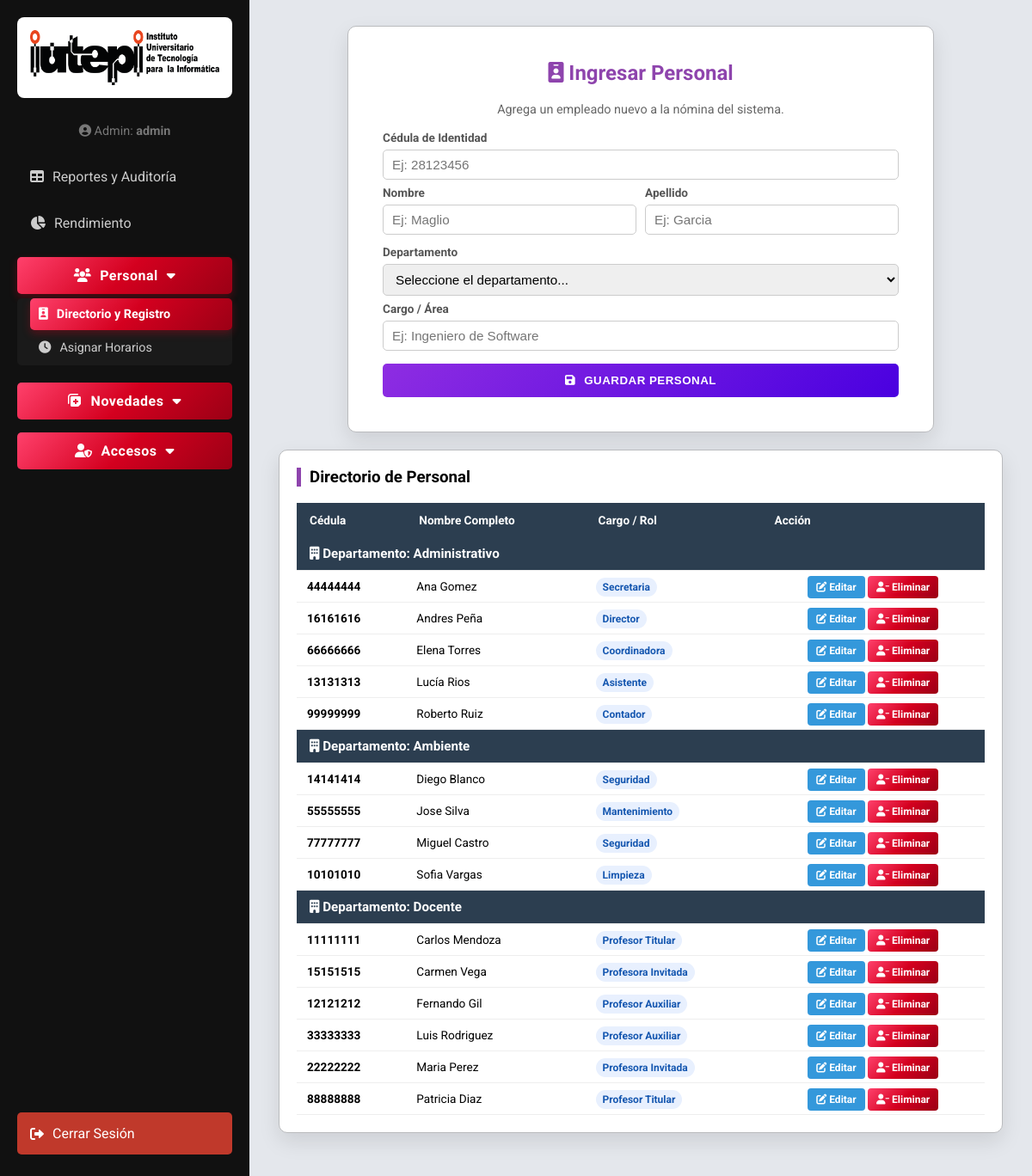
Screenshot of /registrar_personal (signed in) with the database file from the repository.
### tables this page shows
CREATE TABLE personal (id INTEGER PRIMARY KEY AUTOINCREMENT, cedula TEXT, nombre TEXT, departamento TEXT, cargo TEXT);

### app.py (the view, shortened to what this page needs)
@app.route('/registrar_personal', methods=['GET', 'POST'])
def registrar_personal():
    if 'usuario' not in session: return redirect(url_for('login'))
    mensaje, tipo_mensaje = "", ""
    if request.args.get('msg') == 'editado': mensaje, tipo_mensaje = "Datos actualizados exitosamente.", "success"
    elif request.args.get('msg') == 'error_cedula': mensaje, tipo_mensaje = "La cédula ya pertenece a otro empleado.", "error"
    elif request.args.get('msg') == 'error_nombre': mensaje, tipo_mensaje = "Ese Nombre y Apellido exactos ya existen.", "error"
    conn = get_db_connection()
    cursor = conn.cursor()
    cursor.execute("SELECT * FROM personal ORDER BY departamento ASC, nombre ASC")
    personal_list = [dict(r) for r in cursor.fetchall()]
    personal_agrupado = {}
    for p in personal_list:
        dep = p['departamento']
        if dep not in personal_agrupado: personal_agrupado[dep] = []
        personal_agrupado[dep].append(p)
    conn.close()
    return render_template('registrar_personal.html', mensaje=mensaje, tipo_mensaje=tipo_mensaje, usuario_actual=session['usuario'], personal_agrupado=personal_agrupado)

### app.py (called while the page is built)
def get_db_connection():
    conn = sqlite3.connect(DB_PATH)
    conn.row_factory = sqlite3.Row
    return conn

@app.before_request
def make_session_permanent():
    session.permanent = True

### templates/registrar_personal.html (shortened to what this page needs)
<!DOCTYPE html>
<html lang="es">
<head>
    <link rel="stylesheet" href="https://cdnjs.cloudflare.com/ajax/libs/font-awesome/6.0.0/css/all.min.css">
    <link rel="stylesheet" href="{{ url_for('static', filename='css/style.css') }}">
</head>
<body class="dashboard-bg">
    <div class="sidebar">
        <div class="logo-box"><img src="{{ url_for('static', filename='img/IUTEPI Logo.png') }}" alt="IUTEPI"></div>
        <div style="margin-bottom: 20px; text-align: center; color: #777; font-size: 0.9rem;">
            <i class="fas fa-user-circle"></i> Admin: <strong>{{ usuario_actual }}</strong>
        </div>
        <a href="/admin_panel" class="menu-btn"><i class="fas fa-table"></i> Reportes y Auditoría</a>
        <a href="/rendimiento" class="menu-btn"><i class="fas fa-chart-pie"></i> Rendimiento</a>
        <button class="dropdown-btn active"><i class="fas fa-users"></i> Personal <i class="fas fa-caret-down"></i></button>
        <div class="dropdown-container" style="display: block;">
            <a href="/registrar_personal" class="menu-btn active"><i class="fas fa-id-badge"></i> Directorio y Registro</a>
            <a href="/gestionar_horarios" class="menu-btn"><i class="fas fa-clock"></i> Asignar Horarios</a>
        </div>
        <button class="dropdown-btn"><i class="fas fa-notes-medical"></i> Novedades <i class="fas fa-caret-down"></i></button>
        <button class="dropdown-btn"><i class="fas fa-user-shield"></i> Accesos <i class="fas fa-caret-down"></i></button>
        <a href="/logout" class="menu-btn" style="margin-top:auto; background:#c0392b; color:white;"><i class="fas fa-sign-out-alt"></i> Cerrar Sesión</a>
    </div>
    <div class="main-center">
        <div class="card card-form">
            <h2 style="color:#8e44ad; margin-top:0; text-align:center;"><i class="fas fa-id-badge"></i> Ingresar Personal</h2>
            <p style="text-align:center; color:#666; font-size:0.9rem;">Agrega un empleado nuevo a la nómina del sistema.</p>
            <form method="POST" id="form-personal" novalidate>
                <label style="font-size:0.85rem; font-weight:bold; color:#555;">Cédula de Identidad</label>
                <input type="text" name="cedula" id="input_cedula" placeholder="Ej: 28123456"
                       oninput="this.value = this.value.replace(/[^0-9]/g, '').slice(0, 8)">
                <div class="form-row">
                    <div class="col">
                        <label style="font-size:0.85rem; font-weight:bold; color:#555;">Nombre</label>
                        <input type="text" name="nombre" id="input_nombre" placeholder="Ej: Maglio"
                               oninput="this.value = this.value.replace(/[^a-zA-ZáéíóúÁÉÍÓÚñÑ ]/g, '').slice(0, 15)">
                    </div>
                    <div class="col">
                        <label style="font-size:0.85rem; font-weight:bold; color:#555;">Apellido</label>
                        <input type="text" name="apellido" id="input_apellido" placeholder="Ej: Garcia"
                               oninput="this.value = this.value.replace(/[^a-zA-ZáéíóúÁÉÍÓÚñÑ ]/g, '').slice(0, 15)">
                    </div>
                </div>
                <label style="font-size:0.85rem; font-weight:bold; color:#555;">Departamento</label>
                <select name="departamento" id="input_depto">
                    <option value="" disabled selected>Seleccione el departamento...</option>
                </select>
                <label style="font-size:0.85rem; font-weight:bold; color:#555;">Cargo / Área</label>
                <input type="text" name="cargo" id="input_cargo" placeholder="Ej: Ingeniero de Software"
                       oninput="this.value = this.value.replace(/[^a-zA-ZáéíóúÁÉÍÓÚñÑ ]/g, '').slice(0, 25)">
                <button type="submit" class="btn-purple"><i class="fas fa-save"></i> GUARDAR PERSONAL</button>
            </form>
        </div>
        <div class="card" style="width: 100%; max-width: 800px;">
            <h3 style="margin-top:0; border-left: 5px solid #8e44ad; padding-left: 10px;">Directorio de Personal</h3>
            <table>
                <thead>
                    <tr><th>Cédula</th><th>Nombre Completo</th><th>Cargo / Rol</th><th>Acción</th></tr>
                </thead>
                <tbody>
                    {% if personal_agrupado %}
                        {% for depto, lista_empleados in personal_agrupado.items() %}
                            <tr style="background-color: #2c3e50; color: white;">
                                <td colspan="4" style="font-weight: bold; font-size: 0.95rem; padding: 10px 15px;">
                                    <i class="fas fa-building"></i> Departamento: {{ depto }}
                                </td>
                            </tr>
                            {% for p in lista_empleados %}
                            <tr>
                                <td style="font-weight:bold;">{{ p.cedula }}</td>
                                <td>{{ p.nombre }}</td>
                                <td><span class="cargo-tag">{{ p.cargo }}</span></td>
                                <td style="text-align:center;">
                                    <a href="/editar_personal/{{ p.id }}" class="btn-delete-small badge bg-blue" style="text-decoration:none; margin-right: 5px;"><i class="fas fa-edit"></i> Editar</a>
                                    <a href="#" class="btn-delete-small badge bg-red" style="text-decoration:none;"
                                       onclick="confirmarEliminacion(event, '/eliminar_personal/{{ p.id }}', '{{ p.nombre }}')">
                                       <i class="fas fa-user-minus"></i> Eliminar
                                    </a>
                                </td>
                            </tr>
                            {% endfor %}
                        {% endfor %}
                    {% else %}
                        <tr><td colspan="4" style="text-align:center; padding: 20px;">No hay personal registrado en la base de datos.</td></tr>
                    {% endif %}
                </tbody>
            </table>
        </div>
    </div>
</body>
</html>

### static/css/style.css (style rules this page uses)
:root { --red: #D4001F; --red-grad: linear-gradient(135deg, #ff416c 0%, #D4001F 50%, #9b0015 100%); --green-grad: linear-gradient(135deg, #11998e 0%, #27ae60 100%); --purple-grad: linear-gradient(135deg, #8e2de2 0%, #4a00e0 100%); --blue-grad: linear-gradient(135deg, #00c6ff 0%, #0072ff 100%); --orange-grad: linear-gradient(135deg, #f39c12 0%, #d35400 100%); --dark: #111; }
body { font-family: 'Roboto', sans-serif; margin: 0; }
.dashboard-bg { background: #e4e7ec; display: flex; height: 100vh; overflow: hidden; }
.sidebar { width: 250px; background: var(--dark); color: white; padding: 20px; display: flex; flex-direction: column; overflow-y: auto; }
.logo-box { background: white; padding: 15px; border-radius: 8px; margin-bottom: 30px; text-align: center; }
.logo-box img { width: 100%; height: auto; display: block; }
.menu-btn { color: #ccc; text-decoration: none; display: block; padding: 15px; border-radius: 5px; margin-bottom: 5px; transition: 0.3s; display: flex; align-items: center; gap: 10px; }
.menu-btn:hover, .menu-btn.active { background: var(--red-grad); color: white; font-weight: bold; box-shadow: 0 4px 10px rgba(212, 0, 31, 0.3); }
.dropdown-btn { color: #ccc; text-decoration: none; padding: 15px; border-radius: 5px; margin-bottom: 5px; transition: 0.3s; display: flex; align-items: center; justify-content: space-between; gap: 10px; background: none; border: none; width: 100%; font-size: 1rem; cursor: pointer; font-family: inherit; }
.dropdown-btn:hover, .dropdown-btn.active { background: var(--red-grad); color: white; font-weight: bold; box-shadow: 0 4px 10px rgba(212, 0, 31, 0.3); }
.dropdown-container { display: none; background-color: #1a1a1a; padding-left: 15px; border-radius: 5px; margin-bottom: 10px; }
.dropdown-container .menu-btn { padding: 10px; margin-bottom: 2px; font-size: 0.9rem; }
.main-center { flex: 1; display: flex; flex-direction: column; align-items: center; justify-content: flex-start; padding: 30px; overflow-y: auto; }
.card { background: white; padding: 20px; border-radius: 10px; box-shadow: 0 10px 25px rgba(0, 0, 0, 0.1); border: 1px solid #babbbe; height: fit-content; margin-bottom: 20px; }
.card-form { padding: 40px; width: 100%; max-width: 600px; margin: 0 auto 20px auto; }
.form-row { display: flex; gap: 10px; margin-bottom: 5px; align-items: flex-end; }
.form-row .col { flex: 1; }
.dashboard-bg input, .dashboard-bg select, .dashboard-bg textarea { width: 100%; padding: 8px 10px; margin: 5px 0; border: 1px solid #ccc; border-radius: 5px; box-sizing: border-box; font-size: 0.95rem; }
.dashboard-bg button { width: 100%; padding: 12px; background: var(--red-grad); color: white !important; border: none; border-radius: 5px; cursor: pointer; font-weight: bold; margin-top: 10px; transition: 0.3s; display: flex; align-items: center; justify-content: center; gap: 10px; text-shadow: transparent 0px 0px 0px !important; letter-spacing: 0.5px; }
.btn-purple { background: var(--purple-grad) !important; color: white !important; border: none !important; text-shadow: transparent 0px 0px 0px !important; }
.btn-delete-small { padding: 6px 10px !important; width: auto !important; margin: 0 !important; font-size: 0.8rem; }
table { width: 100%; border-collapse: collapse; font-size: 0.85rem; margin-top: 15px; }
th { text-align: left; padding: 12px 15px; background: #2c3e50; color: white; }
td { padding: 10px 12px; border-bottom: 1px solid #eee; vertical-align: middle; }
.badge { padding: 4px 8px; border-radius: 4px; color: white; font-size: 0.75rem; font-weight: bold; }
.bg-red { background: var(--red-grad); }
.bg-blue { background: #3498db; }
.cargo-tag { background: #e8f0fe; color: #1557b0; padding: 4px 8px; border-radius: 15px; font-weight: bold; font-size: 0.75rem; }

### rows the page displays
personal: departamento "Administrativo", cedula "44444444", nombre "Ana Gomez", cargo "Secretaria"
personal: cedula "16161616", nombre "Andres Peña", cargo "Director"
personal: cedula "66666666", nombre "Elena Torres", cargo "Coordinadora"
personal: cedula "13131313", nombre "Lucía Rios", cargo "Asistente"
personal: cedula "99999999", nombre "Roberto Ruiz", cargo "Contador"
personal: departamento "Ambiente", cedula "14141414", nombre "Diego Blanco", cargo "Seguridad"
personal: cedula "55555555", nombre "Jose Silva", cargo "Mantenimiento"
personal: cedula "77777777", nombre "Miguel Castro", cargo "Seguridad"
personal: cedula "10101010", nombre "Sofia Vargas", cargo "Limpieza"
personal: departamento "Docente", cedula "11111111", nombre "Carlos Mendoza", cargo "Profesor Titular"
personal: cedula "15151515", nombre "Carmen Vega", cargo "Profesora Invitada"
personal: cedula "12121212", nombre "Fernando Gil", cargo "Profesor Auxiliar"
personal: cedula "33333333", nombre "Luis Rodriguez", cargo "Profesor Auxiliar"
personal: cedula "22222222", nombre "Maria Perez", cargo "Profesora Invitada"
personal: cedula "88888888", nombre "Patricia Diaz", cargo "Profesor Titular"

### other values shown
{{ usuario_actual }} "admin"
